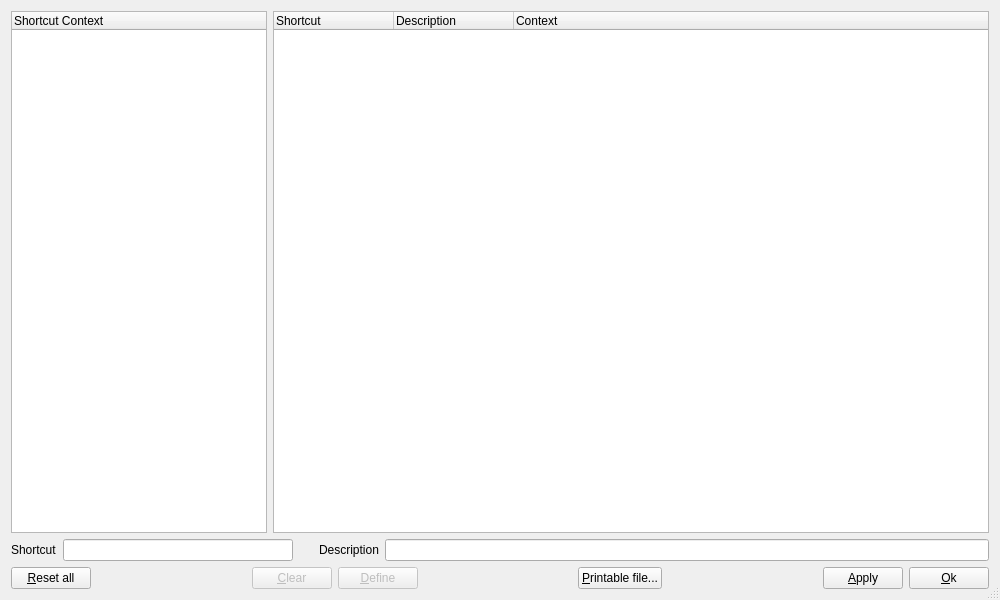
<?xml version="1.0" encoding="UTF-8"?>
<ui version="4.0">
 <class>ShortcutConfigBase</class>
 <widget class="QDialog" name="ShortcutConfigBase">
  <property name="geometry">
   <rect>
    <x>0</x>
    <y>0</y>
    <width>1000</width>
    <height>600</height>
   </rect>
  </property>
  <property name="windowTitle">
   <string>Configure Keyboard Shortcuts</string>
  </property>
  <property name="sizeGripEnabled">
   <bool>true</bool>
  </property>
  <layout class="QGridLayout" name="gridLayout" columnstretch="0,0" columnminimumwidth="0,0">
   <property name="sizeConstraint">
    <enum>QLayout::SetDefaultConstraint</enum>
   </property>
   <item row="0" column="0">
    <widget class="QTreeWidget" name="cgListView">
     <property name="sizePolicy">
      <sizepolicy hsizetype="Minimum" vsizetype="Expanding">
       <horstretch>0</horstretch>
       <verstretch>0</verstretch>
      </sizepolicy>
     </property>
     <property name="minimumSize">
      <size>
       <width>120</width>
       <height>200</height>
      </size>
     </property>
     <property name="rootIsDecorated">
      <bool>false</bool>
     </property>
     <property name="itemsExpandable">
      <bool>false</bool>
     </property>
     <column>
      <property name="text">
       <string>Shortcut Context</string>
      </property>
     </column>
    </widget>
   </item>
   <item row="0" column="1">
    <widget class="QTreeWidget" name="scListView">
     <property name="sizePolicy">
      <sizepolicy hsizetype="Expanding" vsizetype="Expanding">
       <horstretch>0</horstretch>
       <verstretch>0</verstretch>
      </sizepolicy>
     </property>
     <property name="minimumSize">
      <size>
       <width>170</width>
       <height>230</height>
      </size>
     </property>
     <property name="focusPolicy">
      <enum>Qt::StrongFocus</enum>
     </property>
     <property name="textElideMode">
      <enum>Qt::ElideRight</enum>
     </property>
     <property name="rootIsDecorated">
      <bool>false</bool>
     </property>
     <attribute name="headerCascadingSectionResizes">
      <bool>false</bool>
     </attribute>
     <attribute name="headerMinimumSectionSize">
      <number>120</number>
     </attribute>
     <attribute name="headerDefaultSectionSize">
      <number>120</number>
     </attribute>
     <attribute name="headerShowSortIndicator" stdset="0">
      <bool>false</bool>
     </attribute>
     <attribute name="headerStretchLastSection">
      <bool>true</bool>
     </attribute>
     <column>
      <property name="text">
       <string>Shortcut</string>
      </property>
     </column>
     <column>
      <property name="text">
       <string>Description</string>
      </property>
     </column>
     <column>
      <property name="text">
       <string>Context</string>
      </property>
     </column>
    </widget>
   </item>
   <item row="1" column="0" colspan="2">
    <layout class="QHBoxLayout" name="horizontalLayout">
     <item>
      <widget class="QLabel" name="keyFilterLabel">
       <property name="text">
        <string>Shortcut</string>
       </property>
      </widget>
     </item>
     <item>
      <widget class="QLineEdit" name="keyFilter">
       <property name="sizePolicy">
        <sizepolicy hsizetype="Fixed" vsizetype="Fixed">
         <horstretch>0</horstretch>
         <verstretch>0</verstretch>
        </sizepolicy>
       </property>
       <property name="minimumSize">
        <size>
         <width>230</width>
         <height>0</height>
        </size>
       </property>
      </widget>
     </item>
     <item>
      <spacer name="horizontalSpacer">
       <property name="orientation">
        <enum>Qt::Horizontal</enum>
       </property>
       <property name="sizeType">
        <enum>QSizePolicy::Fixed</enum>
       </property>
       <property name="sizeHint" stdset="0">
        <size>
         <width>20</width>
         <height>20</height>
        </size>
       </property>
      </spacer>
     </item>
     <item>
      <widget class="QLabel" name="textFilterLabel">
       <property name="text">
        <string>Description</string>
       </property>
      </widget>
     </item>
     <item>
      <widget class="QLineEdit" name="textFilter"/>
     </item>
    </layout>
   </item>
   <item row="2" column="0" colspan="2">
    <layout class="QHBoxLayout" name="hLayout">
     <item>
      <widget class="QPushButton" name="resetButton">
       <property name="toolTip">
        <string/>
       </property>
       <property name="text">
        <string>&amp;Reset all</string>
       </property>
      </widget>
     </item>
     <item>
      <spacer name="spacer3">
       <property name="orientation">
        <enum>Qt::Horizontal</enum>
       </property>
       <property name="sizeType">
        <enum>QSizePolicy::Expanding</enum>
       </property>
       <property name="sizeHint" stdset="0">
        <size>
         <width>150</width>
         <height>21</height>
        </size>
       </property>
      </spacer>
     </item>
     <item>
      <widget class="QPushButton" name="clearButton">
       <property name="enabled">
        <bool>false</bool>
       </property>
       <property name="text">
        <string>&amp;Clear</string>
       </property>
       <property name="shortcut">
        <string>Alt+C</string>
       </property>
      </widget>
     </item>
     <item>
      <widget class="QPushButton" name="defineButton">
       <property name="enabled">
        <bool>false</bool>
       </property>
       <property name="text">
        <string>&amp;Define</string>
       </property>
       <property name="shortcut">
        <string>Alt+D</string>
       </property>
       <property name="default">
        <bool>true</bool>
       </property>
      </widget>
     </item>
     <item>
      <spacer name="spacer2">
       <property name="orientation">
        <enum>Qt::Horizontal</enum>
       </property>
       <property name="sizeType">
        <enum>QSizePolicy::Expanding</enum>
       </property>
       <property name="sizeHint" stdset="0">
        <size>
         <width>30</width>
         <height>21</height>
        </size>
       </property>
      </spacer>
     </item>
     <item>
      <widget class="QPushButton" name="textFileButton">
       <property name="text">
        <string>&amp;Printable file...</string>
       </property>
       <property name="shortcut">
        <string>Alt+P</string>
       </property>
      </widget>
     </item>
     <item>
      <spacer name="spacer4">
       <property name="orientation">
        <enum>Qt::Horizontal</enum>
       </property>
       <property name="sizeType">
        <enum>QSizePolicy::Expanding</enum>
       </property>
       <property name="sizeHint" stdset="0">
        <size>
         <width>30</width>
         <height>21</height>
        </size>
       </property>
      </spacer>
     </item>
     <item>
      <widget class="QPushButton" name="applyButton">
       <property name="text">
        <string>&amp;Apply</string>
       </property>
       <property name="shortcut">
        <string>Alt+A</string>
       </property>
      </widget>
     </item>
     <item>
      <widget class="QPushButton" name="okButton">
       <property name="text">
        <string>&amp;Ok</string>
       </property>
       <property name="shortcut">
        <string>Alt+O</string>
       </property>
       <property name="default">
        <bool>false</bool>
       </property>
      </widget>
     </item>
    </layout>
   </item>
  </layout>
 </widget>
 <layoutdefault spacing="6" margin="11"/>
 <tabstops>
  <tabstop>textFilter</tabstop>
  <tabstop>keyFilter</tabstop>
  <tabstop>cgListView</tabstop>
  <tabstop>scListView</tabstop>
  <tabstop>resetButton</tabstop>
  <tabstop>clearButton</tabstop>
  <tabstop>defineButton</tabstop>
  <tabstop>textFileButton</tabstop>
  <tabstop>applyButton</tabstop>
  <tabstop>okButton</tabstop>
 </tabstops>
 <resources/>
 <connections/>
</ui>
